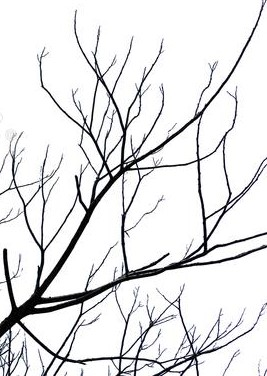
#> input picture TP2/Rapport/operations_morphologiques/Branche.jpg, 267 x 376 px
$ python operation_morphologique_rapport.py
#> lines starting #> are read from the running program, lines starting #| are printed output that depends on the picture
import numpy as np
import cv2
import matplotlib.pyplot as plt

IMG_RESULT_DIR = ".//Rapport//operations_morphologiques//"
IMG_FILE = ".//Rapport//operations_morphologiques//Branche.jpg"
image = cv2.imread(IMG_FILE)
#> image is the input picture: shape (376, 267, 3); mean B, G, R 227.2, 226.3, 226.2
image2 = cv2.imread(IMG_FILE)

plt.title(f"Image")
plt.imshow(image, vmin=0, vmax=255)
plt.imsave(IMG_RESULT_DIR+"brancheplt.png", image)
plt.show()

print(image)
#> (printed output is left out)
#image = cv2.cvtColor(image, cv2.COLOR_BGR2RGB)
grayImage = cv2.cvtColor(image, cv2.COLOR_BGR2GRAY)


opening = 3
closing = 3
elem_structurant_ouverture = np.ones((opening, opening), np.uint8)
elem_structurant_fermeture = np.ones((closing, closing), np.uint8)

image_close = cv2.morphologyEx(image, cv2.MORPH_CLOSE, elem_structurant_ouverture)
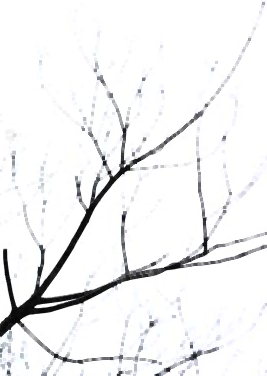
#> image_close: shape (376, 267, 3); mean B, G, R 241.6, 241, 240.9

plt.title(f"Fermeture de taille {closing}")
plt.imshow(image_close, vmin=0, vmax=255)
plt.imsave(IMG_RESULT_DIR+"Fermeture.png", image_close)
plt.show()

image_open = cv2.morphologyEx(image2, cv2.MORPH_OPEN, elem_structurant_ouverture)
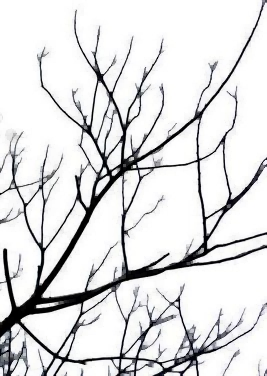
#> image_open: shape (376, 267, 3); mean B, G, R 222.7, 221.6, 221.5

plt.title(f"Ouverture de taille {opening}")
plt.imshow(image_open, vmin=0, vmax=255)
plt.imsave(IMG_RESULT_DIR+"Ouverture.png", image_open)
plt.show()
